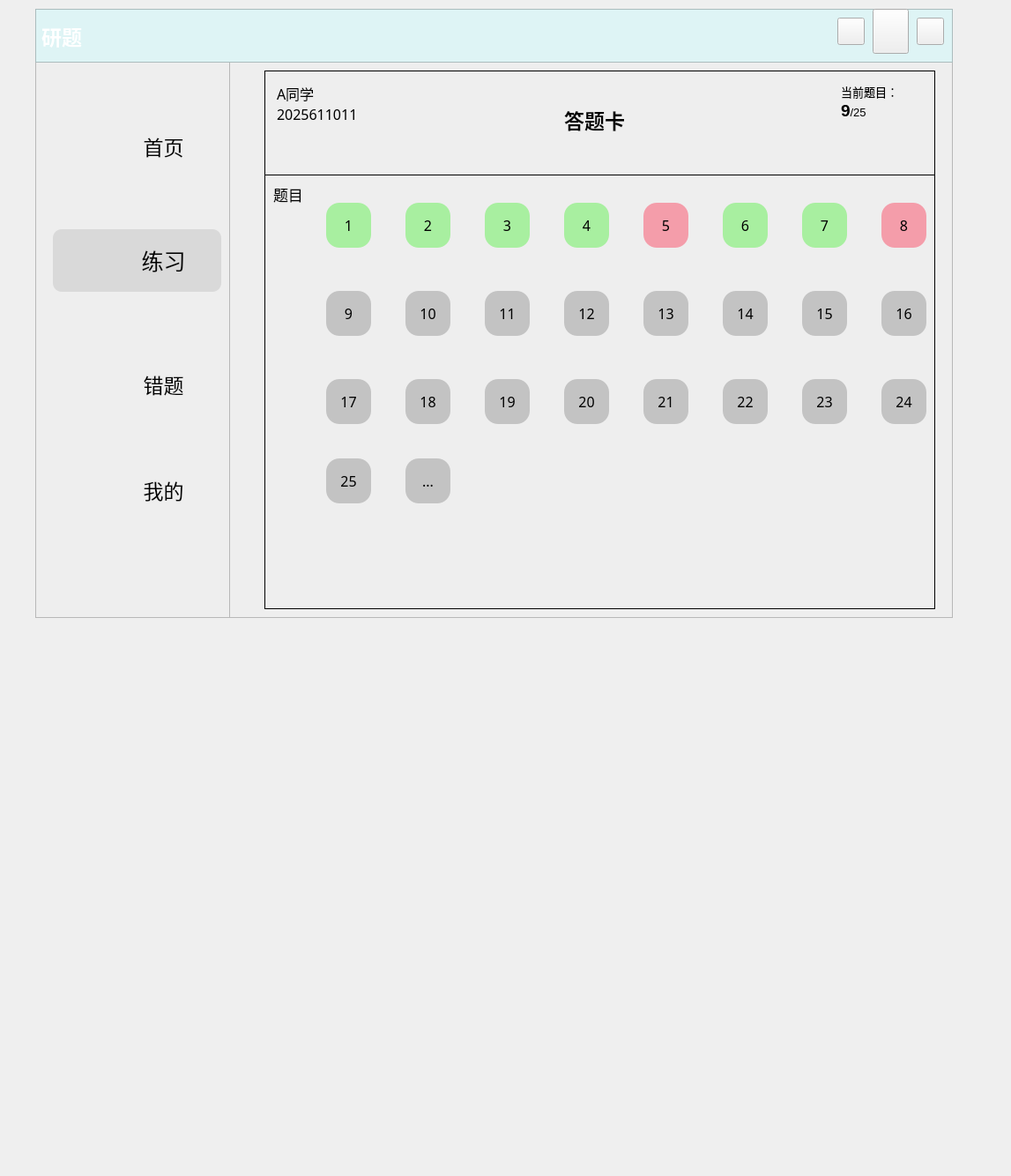
<?xml version="1.0" encoding="UTF-8"?>
<ui version="4.0">
 <class>Form</class>
 <widget class="QWidget" name="Form">
  <property name="geometry">
   <rect>
    <x>0</x>
    <y>0</y>
    <width>1147</width>
    <height>1334</height>
   </rect>
  </property>
  <property name="windowTitle">
   <string>Form</string>
  </property>
  <widget class="QLabel" name="head_background">
   <property name="geometry">
    <rect>
     <x>40</x>
     <y>10</y>
     <width>1041</width>
     <height>61</height>
    </rect>
   </property>
   <property name="font">
    <font>
     <family>微软雅黑</family>
     <pointsize>17</pointsize>
     <weight>75</weight>
     <bold>true</bold>
    </font>
   </property>
   <property name="styleSheet">
    <string notr="true">background-color: rgb(222, 244, 245);
background-image: url(:/新前缀/背景1.jpg);
color: rgb(255, 255, 255);</string>
   </property>
   <property name="frameShape">
    <enum>QFrame::StyledPanel</enum>
   </property>
   <property name="frameShadow">
    <enum>QFrame::Sunken</enum>
   </property>
   <property name="text">
    <string>研题</string>
   </property>
  </widget>
  <widget class="QPushButton" name="Bt_exit">
   <property name="geometry">
    <rect>
     <x>1040</x>
     <y>20</y>
     <width>31</width>
     <height>31</height>
    </rect>
   </property>
   <property name="styleSheet">
    <string notr="true">QPushButton{
	border-image: url(:/新前缀/关闭窗口.png);
}
QPushButton:hover{
	
	background-color: rgb(255, 0, 0);
	border-radius:30px
}
QPushButton:pressed{
	padding-left:5px;
	padding-top:5px;
}</string>
   </property>
   <property name="text">
    <string/>
   </property>
  </widget>
  <widget class="QFrame" name="frame_left">
   <property name="geometry">
    <rect>
     <x>40</x>
     <y>10</y>
     <width>221</width>
     <height>691</height>
    </rect>
   </property>
   <property name="styleSheet">
    <string notr="true">QFrame{
	background-color: rgb(238, 238, 238);
	
}</string>
   </property>
   <property name="frameShape">
    <enum>QFrame::StyledPanel</enum>
   </property>
   <property name="frameShadow">
    <enum>QFrame::Sunken</enum>
   </property>
   <property name="lineWidth">
    <number>0</number>
   </property>
   <widget class="QFrame" name="frame_chosen">
    <property name="geometry">
     <rect>
      <x>20</x>
      <y>250</y>
      <width>191</width>
      <height>71</height>
     </rect>
    </property>
    <property name="font">
     <font>
      <family>微软雅黑</family>
     </font>
    </property>
    <property name="styleSheet">
     <string notr="true">background-color: rgb(217, 217, 217);
border-radius:10px;
</string>
    </property>
    <property name="frameShape">
     <enum>QFrame::StyledPanel</enum>
    </property>
    <property name="frameShadow">
     <enum>QFrame::Raised</enum>
    </property>
   </widget>
   <widget class="QPushButton" name="Bt_mine">
    <property name="geometry">
     <rect>
      <x>80</x>
      <y>510</y>
      <width>131</width>
      <height>71</height>
     </rect>
    </property>
    <property name="font">
     <font>
      <family>微软雅黑</family>
      <pointsize>17</pointsize>
      <weight>50</weight>
      <bold>false</bold>
     </font>
    </property>
    <property name="cursor">
     <cursorShape>PointingHandCursor</cursorShape>
    </property>
    <property name="styleSheet">
     <string notr="true">QPushButton{
	border-radius:30px

}
QPushButton:hover{
	background-color: rgb(217, 217, 217);
	border-radius:30px

}
QPushButton:pressed{
padding-left:5px;
	padding-top:5px;
	background-color: rgb(242, 255, 254);
}</string>
    </property>
    <property name="text">
     <string>我的</string>
    </property>
   </widget>
   <widget class="QPushButton" name="Bt_exercise">
    <property name="geometry">
     <rect>
      <x>80</x>
      <y>250</y>
      <width>131</width>
      <height>71</height>
     </rect>
    </property>
    <property name="font">
     <font>
      <family>微软雅黑</family>
      <pointsize>19</pointsize>
      <weight>50</weight>
      <bold>false</bold>
     </font>
    </property>
    <property name="cursor">
     <cursorShape>PointingHandCursor</cursorShape>
    </property>
    <property name="styleSheet">
     <string notr="true">QPushButton{
	color: rgb(0, 0, 0);
	color: rgb(0, 0, 0);
	border-radius:30px
}
QPushButton:pressed{
	padding-left:5px;
	padding-top:5px;
}
</string>
    </property>
    <property name="text">
     <string>练习</string>
    </property>
   </widget>
   <widget class="QLabel" name="label_exercise">
    <property name="geometry">
     <rect>
      <x>20</x>
      <y>260</y>
      <width>61</width>
      <height>51</height>
     </rect>
    </property>
    <property name="styleSheet">
     <string notr="true">image: url(:/新前缀/练习.png);
background-color: rgb(217, 217, 217);</string>
    </property>
    <property name="text">
     <string/>
    </property>
   </widget>
   <widget class="QLabel" name="label_mine">
    <property name="geometry">
     <rect>
      <x>20</x>
      <y>520</y>
      <width>61</width>
      <height>51</height>
     </rect>
    </property>
    <property name="styleSheet">
     <string notr="true">image: url(:/新前缀/我的.png);</string>
    </property>
    <property name="text">
     <string/>
    </property>
   </widget>
   <widget class="QLabel" name="label_main">
    <property name="geometry">
     <rect>
      <x>20</x>
      <y>130</y>
      <width>61</width>
      <height>51</height>
     </rect>
    </property>
    <property name="styleSheet">
     <string notr="true">image: url(:/新前缀/首页.png);</string>
    </property>
    <property name="text">
     <string/>
    </property>
   </widget>
   <widget class="QPushButton" name="Bt_main">
    <property name="geometry">
     <rect>
      <x>80</x>
      <y>120</y>
      <width>131</width>
      <height>71</height>
     </rect>
    </property>
    <property name="font">
     <font>
      <family>微软雅黑</family>
      <pointsize>17</pointsize>
      <weight>50</weight>
      <italic>false</italic>
      <bold>false</bold>
      <underline>false</underline>
      <strikeout>false</strikeout>
     </font>
    </property>
    <property name="cursor">
     <cursorShape>PointingHandCursor</cursorShape>
    </property>
    <property name="styleSheet">
     <string notr="true">QPushButton{
	border-radius:30px

}
QPushButton:hover{
	background-color: rgb(217, 217, 217);
	border-radius:30px
}
QPushButton:pressed{
	padding-left:5px;
	padding-top:5px;
	background-color: rgb(242, 255, 254);
}
</string>
    </property>
    <property name="text">
     <string>首页</string>
    </property>
   </widget>
   <widget class="QLabel" name="label_wrong">
    <property name="geometry">
     <rect>
      <x>20</x>
      <y>400</y>
      <width>61</width>
      <height>41</height>
     </rect>
    </property>
    <property name="styleSheet">
     <string notr="true">image: url(:/新前缀/错题.png);
</string>
    </property>
    <property name="text">
     <string/>
    </property>
   </widget>
   <widget class="QPushButton" name="Bt_wrong">
    <property name="geometry">
     <rect>
      <x>80</x>
      <y>390</y>
      <width>131</width>
      <height>71</height>
     </rect>
    </property>
    <property name="font">
     <font>
      <family>微软雅黑</family>
      <pointsize>17</pointsize>
     </font>
    </property>
    <property name="cursor">
     <cursorShape>PointingHandCursor</cursorShape>
    </property>
    <property name="styleSheet">
     <string notr="true">QPushButton{
	border-radius:30px

}
QPushButton:hover{
	background-color: rgb(217, 217, 217);
	border-radius:30px
}
QPushButton:pressed{
padding-left:5px;
	padding-top:5px;
	background-color: rgb(242, 255, 254);
}
</string>
    </property>
    <property name="text">
     <string>错题</string>
    </property>
   </widget>
  </widget>
  <widget class="QPushButton" name="Bt_back">
   <property name="geometry">
    <rect>
     <x>950</x>
     <y>20</y>
     <width>31</width>
     <height>31</height>
    </rect>
   </property>
   <property name="styleSheet">
    <string notr="true">QPushButton{
	border-image: url(:/新前缀/返回.png);
}
QPushButton:hover{
	background-color: rgb(217, 217, 217);
	border-radius:30px
}
QPushButton:pressed{
	padding-left:5px;
	padding-top:5px;
}</string>
   </property>
   <property name="text">
    <string/>
   </property>
  </widget>
  <widget class="QLabel" name="label_right">
   <property name="enabled">
    <bool>true</bool>
   </property>
   <property name="geometry">
    <rect>
     <x>260</x>
     <y>10</y>
     <width>821</width>
     <height>691</height>
    </rect>
   </property>
   <property name="styleSheet">
    <string notr="true">QFrame{
	background-color: rgb(238, 238, 238);
}</string>
   </property>
   <property name="frameShape">
    <enum>QFrame::StyledPanel</enum>
   </property>
   <property name="frameShadow">
    <enum>QFrame::Sunken</enum>
   </property>
   <property name="text">
    <string/>
   </property>
  </widget>
  <widget class="QPushButton" name="Bt_minimise">
   <property name="geometry">
    <rect>
     <x>990</x>
     <y>10</y>
     <width>41</width>
     <height>51</height>
    </rect>
   </property>
   <property name="styleSheet">
    <string notr="true">QPushButton{
	border-image: url(:/新前缀/最小化.png);
}
QPushButton:hover{
	background-color: rgb(217, 217, 217);
	border-radius:30px
}
QPushButton:pressed{
	padding-left:5px;
	padding-top:5px;
}</string>
   </property>
   <property name="text">
    <string/>
   </property>
   <property name="icon">
    <iconset>
     <normaloff>:/icon/res/icon/最小化.png</normaloff>:/icon/res/icon/最小化.png</iconset>
   </property>
  </widget>
  <widget class="QFrame" name="frame">
   <property name="geometry">
    <rect>
     <x>300</x>
     <y>80</y>
     <width>761</width>
     <height>611</height>
    </rect>
   </property>
   <property name="sizePolicy">
    <sizepolicy hsizetype="Expanding" vsizetype="Expanding">
     <horstretch>0</horstretch>
     <verstretch>0</verstretch>
    </sizepolicy>
   </property>
   <property name="cursor">
    <cursorShape>ArrowCursor</cursorShape>
   </property>
   <property name="layoutDirection">
    <enum>Qt::LeftToRight</enum>
   </property>
   <property name="styleSheet">
    <string notr="true"/>
   </property>
   <property name="frameShape">
    <enum>QFrame::Panel</enum>
   </property>
   <property name="frameShadow">
    <enum>QFrame::Plain</enum>
   </property>
   <widget class="Line" name="line">
    <property name="geometry">
     <rect>
      <x>0</x>
      <y>110</y>
      <width>801</width>
      <height>16</height>
     </rect>
    </property>
    <property name="font">
     <font>
      <pointsize>4</pointsize>
     </font>
    </property>
    <property name="frameShadow">
     <enum>QFrame::Plain</enum>
    </property>
    <property name="orientation">
     <enum>Qt::Horizontal</enum>
    </property>
   </widget>
   <widget class="QTextBrowser" name="text_info">
    <property name="geometry">
     <rect>
      <x>10</x>
      <y>10</y>
      <width>171</width>
      <height>61</height>
     </rect>
    </property>
    <property name="font">
     <font>
      <family>微软雅黑</family>
      <pointsize>11</pointsize>
     </font>
    </property>
    <property name="styleSheet">
     <string notr="true">background-color: rgb(238, 238, 238);</string>
    </property>
    <property name="frameShape">
     <enum>QFrame::NoFrame</enum>
    </property>
    <property name="html">
     <string>&lt;!DOCTYPE HTML PUBLIC &quot;-//W3C//DTD HTML 4.0//EN&quot; &quot;http://www.w3.org/TR/REC-html40/strict.dtd&quot;&gt;
&lt;html&gt;&lt;head&gt;&lt;meta name=&quot;qrichtext&quot; content=&quot;1&quot; /&gt;&lt;style type=&quot;text/css&quot;&gt;
p, li { white-space: pre-wrap; }
&lt;/style&gt;&lt;/head&gt;&lt;body style=&quot; font-family:'微软雅黑'; font-size:11pt; font-weight:400; font-style:normal;&quot;&gt;
&lt;p style=&quot; margin-top:0px; margin-bottom:0px; margin-left:0px; margin-right:0px; -qt-block-indent:0; text-indent:0px;&quot;&gt;&lt;span style=&quot; font-family:'SimSun'; font-size:12pt;&quot;&gt;A同学&lt;/span&gt;&lt;/p&gt;
&lt;p style=&quot; margin-top:0px; margin-bottom:0px; margin-left:0px; margin-right:0px; -qt-block-indent:0; text-indent:0px;&quot;&gt;&lt;span style=&quot; font-family:'SimSun'; font-size:12pt;&quot;&gt;2025611011&lt;/span&gt;&lt;/p&gt;&lt;/body&gt;&lt;/html&gt;</string>
    </property>
   </widget>
   <widget class="QTextBrowser" name="exercise_current">
    <property name="geometry">
     <rect>
      <x>650</x>
      <y>10</y>
      <width>101</width>
      <height>81</height>
     </rect>
    </property>
    <property name="font">
     <font>
      <pointsize>9</pointsize>
     </font>
    </property>
    <property name="styleSheet">
     <string notr="true">background-color: rgb(238, 238, 238);</string>
    </property>
    <property name="frameShape">
     <enum>QFrame::NoFrame</enum>
    </property>
    <property name="html">
     <string>&lt;!DOCTYPE HTML PUBLIC &quot;-//W3C//DTD HTML 4.0//EN&quot; &quot;http://www.w3.org/TR/REC-html40/strict.dtd&quot;&gt;
&lt;html&gt;&lt;head&gt;&lt;meta name=&quot;qrichtext&quot; content=&quot;1&quot; /&gt;&lt;style type=&quot;text/css&quot;&gt;
p, li { white-space: pre-wrap; }
&lt;/style&gt;&lt;/head&gt;&lt;body style=&quot; font-family:'SimSun'; font-size:9pt; font-weight:400; font-style:normal;&quot;&gt;
&lt;p style=&quot; margin-top:0px; margin-bottom:0px; margin-left:0px; margin-right:0px; -qt-block-indent:0; text-indent:0px;&quot;&gt;&lt;span style=&quot; font-size:10pt;&quot;&gt;当前题目：&lt;/span&gt;&lt;/p&gt;
&lt;p style=&quot; margin-top:0px; margin-bottom:0px; margin-left:0px; margin-right:0px; -qt-block-indent:0; text-indent:0px;&quot;&gt;&lt;span style=&quot; font-size:14pt; font-weight:600;&quot;&gt;9&lt;/span&gt;&lt;span style=&quot; font-size:10pt;&quot;&gt;/25&lt;/span&gt;&lt;/p&gt;
&lt;p style=&quot;-qt-paragraph-type:empty; margin-top:0px; margin-bottom:0px; margin-left:0px; margin-right:0px; -qt-block-indent:0; text-indent:0px;&quot;&gt;&lt;br /&gt;&lt;/p&gt;&lt;/body&gt;&lt;/html&gt;</string>
    </property>
   </widget>
   <widget class="QPushButton" name="exercise_Q1">
    <property name="geometry">
     <rect>
      <x>70</x>
      <y>150</y>
      <width>51</width>
      <height>51</height>
     </rect>
    </property>
    <property name="font">
     <font>
      <family>微软雅黑</family>
      <pointsize>12</pointsize>
     </font>
    </property>
    <property name="styleSheet">
     <string notr="true">QPushButton{
background-color: rgb(168, 239, 160);
border-radius:15px
}
QPushButton:hover{
	background-color: rgb(217, 217, 217);
	border-radius:15px
}
QPushButton:pressed{
	padding-left:5px;
	padding-top:5px;
}</string>
    </property>
    <property name="text">
     <string>1</string>
    </property>
   </widget>
   <widget class="QLabel" name="label_title">
    <property name="geometry">
     <rect>
      <x>10</x>
      <y>120</y>
      <width>41</width>
      <height>41</height>
     </rect>
    </property>
    <property name="font">
     <font>
      <family>微软雅黑</family>
      <pointsize>13</pointsize>
     </font>
    </property>
    <property name="styleSheet">
     <string notr="true">border-bottom-left-radius:15px

</string>
    </property>
    <property name="frameShape">
     <enum>QFrame::WinPanel</enum>
    </property>
    <property name="frameShadow">
     <enum>QFrame::Sunken</enum>
    </property>
    <property name="text">
     <string>题目</string>
    </property>
   </widget>
   <widget class="QPushButton" name="exercise_Q2">
    <property name="geometry">
     <rect>
      <x>160</x>
      <y>150</y>
      <width>51</width>
      <height>51</height>
     </rect>
    </property>
    <property name="font">
     <font>
      <family>微软雅黑</family>
      <pointsize>12</pointsize>
     </font>
    </property>
    <property name="styleSheet">
     <string notr="true">QPushButton{
background-color: rgb(168, 239, 160);
border-radius:15px
}
QPushButton:hover{
	background-color: rgb(217, 217, 217);
	border-radius:15px
}
QPushButton:pressed{
	padding-left:5px;
	padding-top:5px;
}</string>
    </property>
    <property name="text">
     <string>2</string>
    </property>
   </widget>
   <widget class="QPushButton" name="exercise_Q5">
    <property name="geometry">
     <rect>
      <x>430</x>
      <y>150</y>
      <width>51</width>
      <height>51</height>
     </rect>
    </property>
    <property name="font">
     <font>
      <family>微软雅黑</family>
      <pointsize>12</pointsize>
     </font>
    </property>
    <property name="styleSheet">
     <string notr="true">QPushButton{
border-radius:15px;
background-color: rgb(244, 157, 170);
}
QPushButton:hover{
	background-color: rgb(217, 217, 217);
	border-radius:15px
}
QPushButton:pressed{
	padding-left:5px;
	padding-top:5px;
}</string>
    </property>
    <property name="text">
     <string>5</string>
    </property>
   </widget>
   <widget class="QPushButton" name="exercise_Q4">
    <property name="geometry">
     <rect>
      <x>340</x>
      <y>150</y>
      <width>51</width>
      <height>51</height>
     </rect>
    </property>
    <property name="font">
     <font>
      <family>微软雅黑</family>
      <pointsize>12</pointsize>
     </font>
    </property>
    <property name="styleSheet">
     <string notr="true">QPushButton{
background-color: rgb(168, 239, 160);
border-radius:15px
}
QPushButton:hover{
	background-color: rgb(217, 217, 217);
	border-radius:15px
}
QPushButton:pressed{
	padding-left:5px;
	padding-top:5px;
}</string>
    </property>
    <property name="text">
     <string>4</string>
    </property>
   </widget>
   <widget class="QPushButton" name="exercise_Q3">
    <property name="geometry">
     <rect>
      <x>250</x>
      <y>150</y>
      <width>51</width>
      <height>51</height>
     </rect>
    </property>
    <property name="font">
     <font>
      <family>微软雅黑</family>
      <pointsize>12</pointsize>
     </font>
    </property>
    <property name="styleSheet">
     <string notr="true">QPushButton{
background-color: rgb(168, 239, 160);
border-radius:15px
}
QPushButton:hover{
	background-color: rgb(217, 217, 217);
	border-radius:15px
}
QPushButton:pressed{
	padding-left:5px;
	padding-top:5px;
}</string>
    </property>
    <property name="text">
     <string>3</string>
    </property>
   </widget>
   <widget class="QPushButton" name="exercise_Q7">
    <property name="geometry">
     <rect>
      <x>610</x>
      <y>150</y>
      <width>51</width>
      <height>51</height>
     </rect>
    </property>
    <property name="font">
     <font>
      <family>微软雅黑</family>
      <pointsize>12</pointsize>
     </font>
    </property>
    <property name="styleSheet">
     <string notr="true">QPushButton{
background-color: rgb(168, 239, 160);
border-radius:15px
}
QPushButton:hover{
	background-color: rgb(217, 217, 217);
	border-radius:15px
}
QPushButton:pressed{
	padding-left:5px;
	padding-top:5px;
}</string>
    </property>
    <property name="text">
     <string>7</string>
    </property>
   </widget>
   <widget class="QPushButton" name="exercise_Q10">
    <property name="geometry">
     <rect>
      <x>160</x>
      <y>250</y>
      <width>51</width>
      <height>51</height>
     </rect>
    </property>
    <property name="font">
     <font>
      <family>微软雅黑</family>
      <pointsize>12</pointsize>
     </font>
    </property>
    <property name="styleSheet">
     <string notr="true">QPushButton{
background-color: rgb(195, 195, 195);
border-radius:15px}
QPushButton:pressed{
	padding-left:5px;
	padding-top:5px;
}
QPushButton:hover{
	background-color: rgb(217, 217, 217);
	border-radius:15px
}</string>
    </property>
    <property name="text">
     <string>10</string>
    </property>
   </widget>
   <widget class="QPushButton" name="exercise_Q9">
    <property name="geometry">
     <rect>
      <x>70</x>
      <y>250</y>
      <width>51</width>
      <height>51</height>
     </rect>
    </property>
    <property name="font">
     <font>
      <family>微软雅黑</family>
      <pointsize>12</pointsize>
     </font>
    </property>
    <property name="styleSheet">
     <string notr="true">QPushButton{
background-color: rgb(195, 195, 195);
border-radius:15px}
QPushButton:pressed{
	padding-left:5px;
	padding-top:5px;
}
QPushButton:hover{
	background-color: rgb(217, 217, 217);
	border-radius:15px
}</string>
    </property>
    <property name="text">
     <string>9</string>
    </property>
   </widget>
   <widget class="QPushButton" name="exercise_Q8">
    <property name="geometry">
     <rect>
      <x>700</x>
      <y>150</y>
      <width>51</width>
      <height>51</height>
     </rect>
    </property>
    <property name="font">
     <font>
      <family>微软雅黑</family>
      <pointsize>12</pointsize>
     </font>
    </property>
    <property name="styleSheet">
     <string notr="true">QPushButton{
border-radius:15px;
background-color: rgb(244, 157, 170);
}
QPushButton:hover{
	background-color: rgb(217, 217, 217);
	border-radius:15px
}
QPushButton:pressed{
	padding-left:5px;
	padding-top:5px;
}</string>
    </property>
    <property name="text">
     <string>8</string>
    </property>
   </widget>
   <widget class="QPushButton" name="exercise_Q6">
    <property name="geometry">
     <rect>
      <x>520</x>
      <y>150</y>
      <width>51</width>
      <height>51</height>
     </rect>
    </property>
    <property name="font">
     <font>
      <family>微软雅黑</family>
      <pointsize>12</pointsize>
     </font>
    </property>
    <property name="styleSheet">
     <string notr="true">QPushButton{
background-color: rgb(168, 239, 160);
border-radius:15px
}
QPushButton:hover{
	background-color: rgb(217, 217, 217);
	border-radius:15px
}
QPushButton:pressed{
	padding-left:5px;
	padding-top:5px;
}</string>
    </property>
    <property name="text">
     <string>6</string>
    </property>
   </widget>
   <widget class="QLabel" name="label_answersheet">
    <property name="geometry">
     <rect>
      <x>340</x>
      <y>30</y>
      <width>111</width>
      <height>51</height>
     </rect>
    </property>
    <property name="font">
     <font>
      <family>微软雅黑</family>
      <pointsize>17</pointsize>
      <weight>75</weight>
      <bold>true</bold>
     </font>
    </property>
    <property name="text">
     <string>答题卡</string>
    </property>
   </widget>
   <widget class="QPushButton" name="exercise_Qmore">
    <property name="geometry">
     <rect>
      <x>160</x>
      <y>440</y>
      <width>51</width>
      <height>51</height>
     </rect>
    </property>
    <property name="font">
     <font>
      <family>微软雅黑</family>
      <pointsize>12</pointsize>
     </font>
    </property>
    <property name="styleSheet">
     <string notr="true">QPushButton{
background-color: rgb(195, 195, 195);
border-radius:15px}
QPushButton:hover{
	background-color: rgb(217, 217, 217);
	border-radius:15px
}
QPushButton:pressed{
	padding-left:5px;
	padding-top:5px;
}</string>
    </property>
    <property name="text">
     <string>...</string>
    </property>
   </widget>
   <widget class="QPushButton" name="exercise_Q11">
    <property name="geometry">
     <rect>
      <x>250</x>
      <y>250</y>
      <width>51</width>
      <height>51</height>
     </rect>
    </property>
    <property name="font">
     <font>
      <family>微软雅黑</family>
      <pointsize>12</pointsize>
     </font>
    </property>
    <property name="styleSheet">
     <string notr="true">QPushButton{
background-color: rgb(195, 195, 195);
border-radius:15px}
QPushButton:pressed{
	padding-left:5px;
	padding-top:5px;
}
QPushButton:hover{
	background-color: rgb(217, 217, 217);
	border-radius:15px
}</string>
    </property>
    <property name="text">
     <string>11</string>
    </property>
   </widget>
   <widget class="QPushButton" name="exercise_Q12">
    <property name="geometry">
     <rect>
      <x>340</x>
      <y>250</y>
      <width>51</width>
      <height>51</height>
     </rect>
    </property>
    <property name="font">
     <font>
      <family>微软雅黑</family>
      <pointsize>12</pointsize>
     </font>
    </property>
    <property name="styleSheet">
     <string notr="true">QPushButton{
background-color: rgb(195, 195, 195);
border-radius:15px}
QPushButton:pressed{
	padding-left:5px;
	padding-top:5px;
}
QPushButton:hover{
	background-color: rgb(217, 217, 217);
	border-radius:15px
}</string>
    </property>
    <property name="text">
     <string>12</string>
    </property>
   </widget>
   <widget class="QPushButton" name="exercise_Q17">
    <property name="geometry">
     <rect>
      <x>70</x>
      <y>350</y>
      <width>51</width>
      <height>51</height>
     </rect>
    </property>
    <property name="font">
     <font>
      <family>微软雅黑</family>
      <pointsize>12</pointsize>
     </font>
    </property>
    <property name="styleSheet">
     <string notr="true">QPushButton{
background-color: rgb(195, 195, 195);
border-radius:15px}
QPushButton:pressed{
	padding-left:5px;
	padding-top:5px;
}
QPushButton:hover{
	background-color: rgb(217, 217, 217);
	border-radius:15px
}</string>
    </property>
    <property name="text">
     <string>17</string>
    </property>
   </widget>
   <widget class="QPushButton" name="exercise_Q18">
    <property name="geometry">
     <rect>
      <x>160</x>
      <y>350</y>
      <width>51</width>
      <height>51</height>
     </rect>
    </property>
    <property name="font">
     <font>
      <family>微软雅黑</family>
      <pointsize>12</pointsize>
     </font>
    </property>
    <property name="styleSheet">
     <string notr="true">QPushButton{
background-color: rgb(195, 195, 195);
border-radius:15px}
QPushButton:pressed{
	padding-left:5px;
	padding-top:5px;
}
QPushButton:hover{
	background-color: rgb(217, 217, 217);
	border-radius:15px
}</string>
    </property>
    <property name="text">
     <string>18</string>
    </property>
   </widget>
   <widget class="QPushButton" name="exercise_Q19">
    <property name="geometry">
     <rect>
      <x>250</x>
      <y>350</y>
      <width>51</width>
      <height>51</height>
     </rect>
    </property>
    <property name="font">
     <font>
      <family>微软雅黑</family>
      <pointsize>12</pointsize>
     </font>
    </property>
    <property name="styleSheet">
     <string notr="true">QPushButton{
background-color: rgb(195, 195, 195);
border-radius:15px}
QPushButton:pressed{
	padding-left:5px;
	padding-top:5px;
}
QPushButton:hover{
	background-color: rgb(217, 217, 217);
	border-radius:15px
}</string>
    </property>
    <property name="text">
     <string>19</string>
    </property>
   </widget>
   <widget class="QPushButton" name="exercise_Q14">
    <property name="geometry">
     <rect>
      <x>520</x>
      <y>250</y>
      <width>51</width>
      <height>51</height>
     </rect>
    </property>
    <property name="font">
     <font>
      <family>微软雅黑</family>
      <pointsize>12</pointsize>
     </font>
    </property>
    <property name="styleSheet">
     <string notr="true">QPushButton{
background-color: rgb(195, 195, 195);
border-radius:15px}
QPushButton:pressed{
	padding-left:5px;
	padding-top:5px;
}
QPushButton:hover{
	background-color: rgb(217, 217, 217);
	border-radius:15px
}</string>
    </property>
    <property name="text">
     <string>14</string>
    </property>
   </widget>
   <widget class="QPushButton" name="exercise_Q13">
    <property name="geometry">
     <rect>
      <x>430</x>
      <y>250</y>
      <width>51</width>
      <height>51</height>
     </rect>
    </property>
    <property name="font">
     <font>
      <family>微软雅黑</family>
      <pointsize>12</pointsize>
     </font>
    </property>
    <property name="styleSheet">
     <string notr="true">QPushButton{
background-color: rgb(195, 195, 195);
border-radius:15px}
QPushButton:pressed{
	padding-left:5px;
	padding-top:5px;
}
QPushButton:hover{
	background-color: rgb(217, 217, 217);
	border-radius:15px
}</string>
    </property>
    <property name="text">
     <string>13</string>
    </property>
   </widget>
   <widget class="QPushButton" name="exercise_Q22">
    <property name="geometry">
     <rect>
      <x>520</x>
      <y>350</y>
      <width>51</width>
      <height>51</height>
     </rect>
    </property>
    <property name="font">
     <font>
      <family>微软雅黑</family>
      <pointsize>12</pointsize>
     </font>
    </property>
    <property name="styleSheet">
     <string notr="true">QPushButton{
background-color: rgb(195, 195, 195);
border-radius:15px}
QPushButton:pressed{
	padding-left:5px;
	padding-top:5px;
}
QPushButton:hover{
	background-color: rgb(217, 217, 217);
	border-radius:15px
}</string>
    </property>
    <property name="text">
     <string>22</string>
    </property>
   </widget>
   <widget class="QPushButton" name="exercise_Q21">
    <property name="geometry">
     <rect>
      <x>430</x>
      <y>350</y>
      <width>51</width>
      <height>51</height>
     </rect>
    </property>
    <property name="font">
     <font>
      <family>微软雅黑</family>
      <pointsize>12</pointsize>
     </font>
    </property>
    <property name="styleSheet">
     <string notr="true">QPushButton{
background-color: rgb(195, 195, 195);
border-radius:15px}
QPushButton:pressed{
	padding-left:5px;
	padding-top:5px;
}
QPushButton:hover{
	background-color: rgb(217, 217, 217);
	border-radius:15px
}</string>
    </property>
    <property name="text">
     <string>21</string>
    </property>
   </widget>
   <widget class="QPushButton" name="exercise_Q20">
    <property name="geometry">
     <rect>
      <x>340</x>
      <y>350</y>
      <width>51</width>
      <height>51</height>
     </rect>
    </property>
    <property name="font">
     <font>
      <family>微软雅黑</family>
      <pointsize>12</pointsize>
     </font>
    </property>
    <property name="styleSheet">
     <string notr="true">QPushButton{
background-color: rgb(195, 195, 195);
border-radius:15px}
QPushButton:pressed{
	padding-left:5px;
	padding-top:5px;
}
QPushButton:hover{
	background-color: rgb(217, 217, 217);
	border-radius:15px
}</string>
    </property>
    <property name="text">
     <string>20</string>
    </property>
   </widget>
   <widget class="QPushButton" name="exercise_Q16">
    <property name="geometry">
     <rect>
      <x>700</x>
      <y>250</y>
      <width>51</width>
      <height>51</height>
     </rect>
    </property>
    <property name="font">
     <font>
      <family>微软雅黑</family>
      <pointsize>12</pointsize>
     </font>
    </property>
    <property name="styleSheet">
     <string notr="true">QPushButton{
background-color: rgb(195, 195, 195);
border-radius:15px}
QPushButton:pressed{
	padding-left:5px;
	padding-top:5px;
}
QPushButton:hover{
	background-color: rgb(217, 217, 217);
	border-radius:15px
}</string>
    </property>
    <property name="text">
     <string>16</string>
    </property>
   </widget>
   <widget class="QPushButton" name="exercise_Q15">
    <property name="geometry">
     <rect>
      <x>610</x>
      <y>250</y>
      <width>51</width>
      <height>51</height>
     </rect>
    </property>
    <property name="font">
     <font>
      <family>微软雅黑</family>
      <pointsize>12</pointsize>
     </font>
    </property>
    <property name="styleSheet">
     <string notr="true">QPushButton{
background-color: rgb(195, 195, 195);
border-radius:15px}
QPushButton:pressed{
	padding-left:5px;
	padding-top:5px;
}
QPushButton:hover{
	background-color: rgb(217, 217, 217);
	border-radius:15px
}</string>
    </property>
    <property name="text">
     <string>15</string>
    </property>
   </widget>
   <widget class="QPushButton" name="exercise_Q23">
    <property name="geometry">
     <rect>
      <x>610</x>
      <y>350</y>
      <width>51</width>
      <height>51</height>
     </rect>
    </property>
    <property name="font">
     <font>
      <family>微软雅黑</family>
      <pointsize>12</pointsize>
     </font>
    </property>
    <property name="styleSheet">
     <string notr="true">QPushButton{
background-color: rgb(195, 195, 195);
border-radius:15px}
QPushButton:pressed{
	padding-left:5px;
	padding-top:5px;
}
QPushButton:hover{
	background-color: rgb(217, 217, 217);
	border-radius:15px
}</string>
    </property>
    <property name="text">
     <string>23</string>
    </property>
   </widget>
   <widget class="QPushButton" name="exercise_Q25">
    <property name="geometry">
     <rect>
      <x>70</x>
      <y>440</y>
      <width>51</width>
      <height>51</height>
     </rect>
    </property>
    <property name="font">
     <font>
      <family>微软雅黑</family>
      <pointsize>12</pointsize>
     </font>
    </property>
    <property name="styleSheet">
     <string notr="true">QPushButton{
background-color: rgb(195, 195, 195);
border-radius:15px}
QPushButton:pressed{
	padding-left:5px;
	padding-top:5px;
}
QPushButton:hover{
	background-color: rgb(217, 217, 217);
	border-radius:15px
}</string>
    </property>
    <property name="text">
     <string>25</string>
    </property>
   </widget>
   <widget class="QPushButton" name="exercise_Q24">
    <property name="geometry">
     <rect>
      <x>700</x>
      <y>350</y>
      <width>51</width>
      <height>51</height>
     </rect>
    </property>
    <property name="font">
     <font>
      <family>微软雅黑</family>
      <pointsize>12</pointsize>
     </font>
    </property>
    <property name="styleSheet">
     <string notr="true">QPushButton{
background-color: rgb(195, 195, 195);
border-radius:15px}
QPushButton:pressed{
	padding-left:5px;
	padding-top:5px;
}
QPushButton:hover{
	background-color: rgb(217, 217, 217);
	border-radius:15px
}</string>
    </property>
    <property name="text">
     <string>24</string>
    </property>
   </widget>
  </widget>
  <zorder>label_right</zorder>
  <zorder>frame_left</zorder>
  <zorder>head_background</zorder>
  <zorder>Bt_exit</zorder>
  <zorder>Bt_back</zorder>
  <zorder>Bt_minimise</zorder>
  <zorder>frame</zorder>
 </widget>
 <resources>
  <include location="Resources.qrc"/>
 </resources>
 <connections>
  <connection>
   <sender>Bt_minimise</sender>
   <signal>clicked()</signal>
   <receiver>Form</receiver>
   <slot>showMinimized()</slot>
   <hints>
    <hint type="sourcelabel">
     <x>1018</x>
     <y>32</y>
    </hint>
    <hint type="destinationlabel">
     <x>1129</x>
     <y>127</y>
    </hint>
   </hints>
  </connection>
  <connection>
   <sender>Bt_exit</sender>
   <signal>clicked()</signal>
   <receiver>Form</receiver>
   <slot>close()</slot>
   <hints>
    <hint type="sourcelabel">
     <x>1062</x>
     <y>24</y>
    </hint>
    <hint type="destinationlabel">
     <x>1116</x>
     <y>45</y>
    </hint>
   </hints>
  </connection>
 </connections>
</ui>
